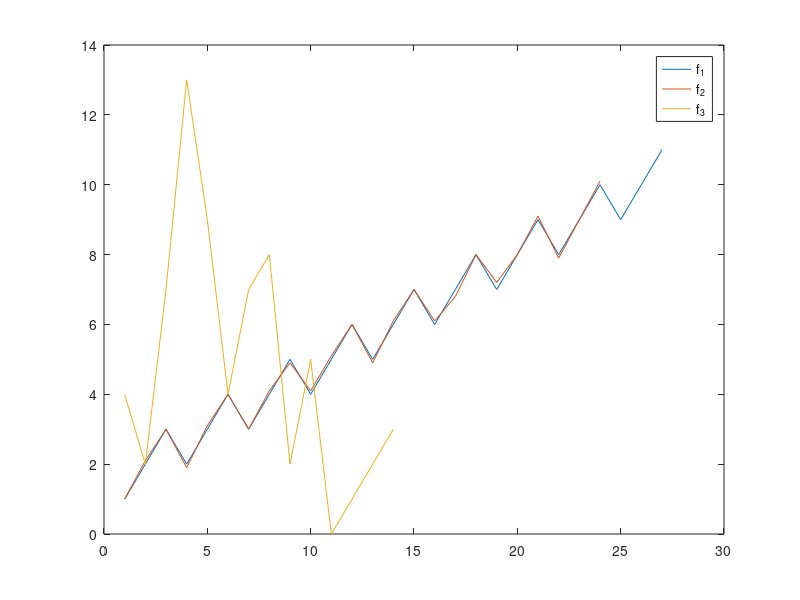

Recreate this plot in MATLAB. (Note: this script raises an error after producing the figure.)
H = hadamard(8);
% Klasse \omega_1
f_1_1 = [4,3,3,3,2,3,3,3]';
f_2_1 = [3,3,2,3,3,2,3,3]';

% Klasse \omega_2
f_1_2 = [4,-3,-3,3,2,-3,-3,3]';
f_2_2 = [3,-4,-3,2,2,-2,-4,2]';

% Klasse \omega_3
f_1_3 = [-4,-3,-3,3,-2,-3,-3,3]';
f_2_3 = [-3,-3,-4,3,-3,-4,-2,3]';

%% a
c_1_1 = H*f_1_1;
c_2_1 = H*f_2_1;
c_1_2 = H*f_1_2;
c_2_2 = H*f_2_2;
c_1_3 = H*f_1_3;
c_2_3 = H*f_2_3;

%% b
H2(1,:) = H(1,:);
H2(2,:) = H(4,:);

c_1_1 = H2*f_1_1;
c_2_1 = H2*f_2_1;
c_1_2 = H2*f_1_2;
c_2_2 = H2*f_2_2;
c_1_3 = H2*f_1_3;
c_2_3 = H2*f_2_3;

%% Aufgabe 2a

f_1 = [1,2,3,2,3,4,3,4,5,4,5,6,5,6,7,6,7,8,7,8,9,8,9,10,9,10,11]';
f_2 = [1.0,2.1,3.0,1.9,3.1,4,3,4.1,4.9,4.1,5.1,6,4.9,6.1,7.0,6.1,6.8,8,7.2,8,9.1,7.9,9,10.1]';
f_3 = [4,2,7,13,9,4,7,8,2,5,0,1,2,3]';
plot(f_1);
hold on;
plot(f_2);
plot(f_3);
legend('f_1','f_2','f_3');
hold off;

%% 2b
clear
f_1 = [1,2,3,2,3,4,3,4,5,4,5,6,5,6,7,6,7,8,7,8,9,8,9,10,9,10,11]';
f_2 = [1.0,2.1,3.0,1.9,3.1,4,3,4.1,4.9,4.1,5.1,6,4.9,6.1,7.0,6.1,6.8,8,7.2,8,9.1,7.9,9,10.1]';
f_3 = [4,2,7,13,9,4,7,8,2,5,0,1,2,3]';
f = 1:27;
f = f';
n = 3;
predictions = 20;

[a_1, error_1, prediction_1] = customLPC(f_1, n, predictions);
[a_2, error_2, prediction_2] = customLPC(f_2, n, predictions);
[a_3, error_3, prediction_3] = customLPC(f_3, n, predictions);

c_1 = [a_1; error_1]
c_2 = [a_2; error_2]
c_3 = [a_3; error_3]

subplot(2,3,1);
plot(prediction_1);
hold on;
plot(f_1);
plot(prediction_1,'o');
legend('estimates','f_1');
hold off;

subplot(2,3,2);
plot(prediction_2);
hold on;
plot(f_2);
plot(prediction_2,'o');
legend('estimates','f_2');
hold off;

subplot(2,3,3);
plot(prediction_3);
hold on;
plot(f_3);
plot(prediction_3,'o');
legend('estimates','f_3');
hold off;

% Aufgabe 2c
f_1 = [1,2,3,2,3,4,3,4,5,4,5,6,5,6,7,6,7,8,7,8,9,8,9,10,9,10,11]';
f_2 = [1.0,2.1,3.0,1.9,3.1,4,3,4.1,4.9,4.1,5.1,6,4.9,6.1,7.0,6.1,6.8,8,7.2,8,9.1,7.9,9,10.1]';
f_3 = [4,2,7,13,9,4,7,8,2,5,0,1,2,3]';
n = 4;
predictions = 20;

[a_1, error_1, prediction_1] = customLPC(f_1, n, predictions);
[a_2, error_2, prediction_2] = customLPC(f_2, n, predictions);
[a_3, error_3, prediction_3] = customLPC(f_3, n, predictions);

c_1 = [a_1; error_1]
c_2 = [a_2; error_2]
c_3 = [a_3; error_3]

subplot(2,3,4);
plot(prediction_1);
hold on;
plot(f_1);
plot(prediction_1,'o');
legend('estimates','f_1');
hold off;

subplot(2,3,5);
plot(prediction_2);
hold on;
plot(f_2);
plot(prediction_2,'o');
legend('estimates','f_2');
hold off;

subplot(2,3,6);
plot(prediction_3);
hold on;
plot(f_3);
plot(prediction_3,'o');
legend('estimates','f_3');
hold off;